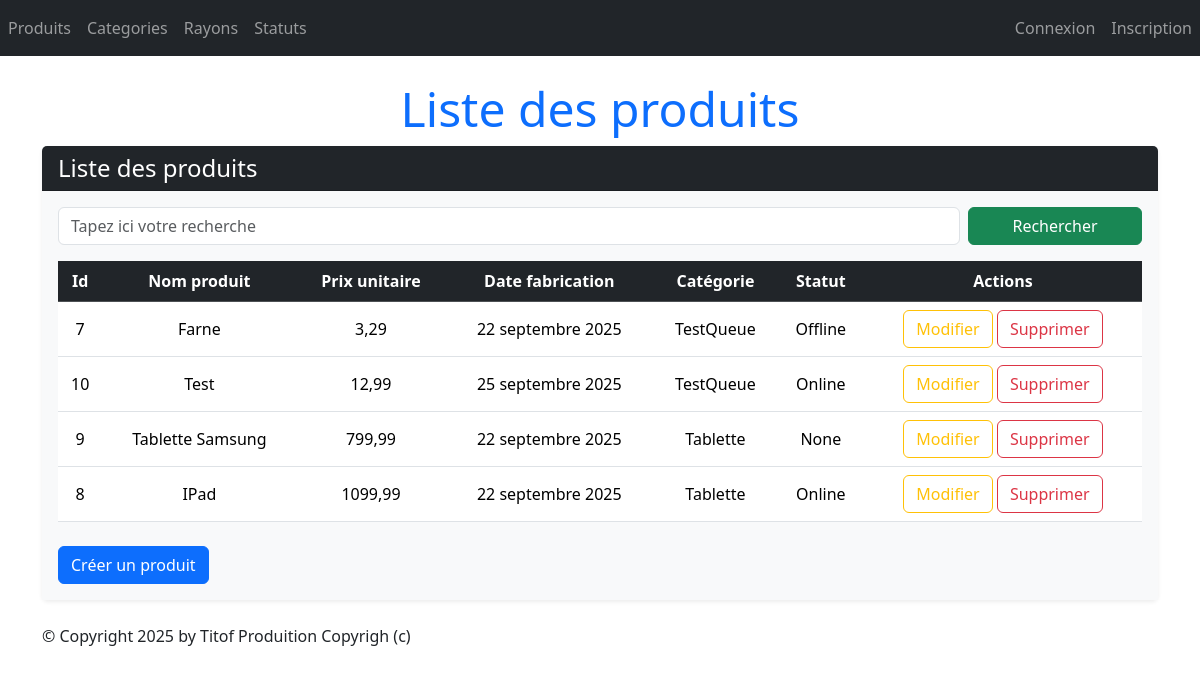
/monApp/produits/, run on an earlier commit of the app's database.
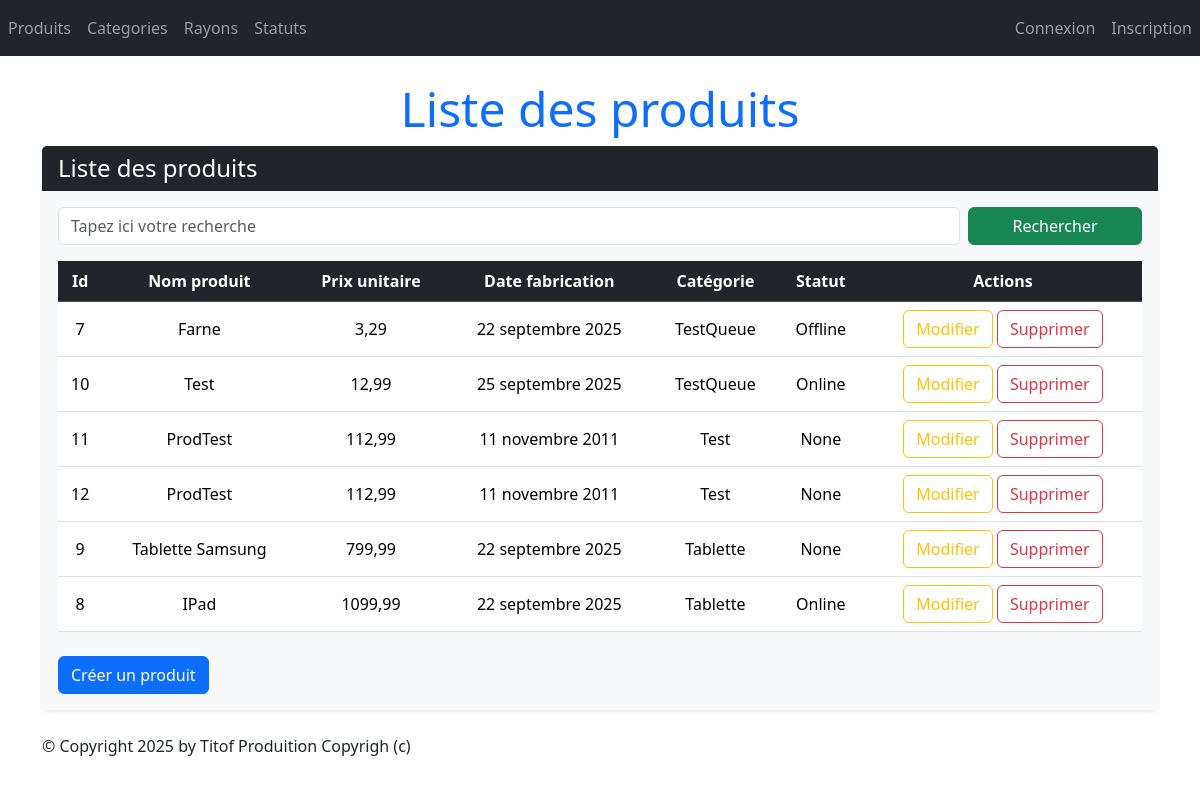
And on a later commit of the database.
### monApp/models.py (models this page shows, shortened)
class Produit(models.Model):
    refProd = models.AutoField(primary_key=True)
    intituleProd = models.CharField(max_length=200)
    prixUnitaireProd = models.DecimalField(max_digits=10, decimal_places=2)
    dateFabProd = models.DateField(default=date.today)
    categorie = models.ForeignKey(Categorie, on_delete=models.CASCADE, related_name="produits_categorie", null=True, blank=True)
    status = models.ForeignKey(Statut, on_delete=models.CASCADE, related_name="produits_status",null=True, blank=True)

class Categorie(models.Model):
    idCat = models.AutoField(primary_key=True)
    nomCat = models.CharField(max_length=100)
    def __str__(self):
        return self.nomCat

class Statut(models.Model):
    idStatus = models.AutoField(primary_key=True)
    libelleStatus = models.CharField(max_length=100)
    def __str__(self):
        return self.libelleStatus

### monApp/views.py (the view)
# urls.py: path("produits/", views.ProduitListView.as_view(), name="lst_prdts"),
class ProduitListView(ListView):
    model = Produit
    template_name = "monApp/Read/list/produits.html"
    context_object_name = "produits"
    def get_queryset(self):
        query = self.request.GET.get('search')
        if query:
            return Produit.objects.filter(intituleProd__icontains=query).select_related('categorie').select_related('status')
        return Produit.objects.select_related('categorie').select_related('status').order_by("prixUnitaireProd")
    def get_context_data(self, **kwargs):
        context = super(ProduitListView, self).get_context_data(**kwargs)
        context['titremenu'] = "Liste des produits"
        return context

### monApp/templates/monApp/Read/list/produits.html
{% extends 'monApp/base.html' %}
{% block menu %}
    <h1 class="display-5 text-center text-primary">{{ titremenu }}</h1>
{% endblock %}
{% block contenu %}
<div class="card shadow-sm border-0 mb-4">
    <div class="card-header bg-dark text-white">
        <h4 class="mb-0">Liste des produits</h4>
    </div>
    <div class="card-body bg-light">
        <form method="GET" action="" class="mb-3 row g-2">
            <div class="col-md-10">
                <input class="form-control" type="text" name="search" placeholder="Tapez ici votre recherche"
                       value="{{ request.GET.search }}">
            </div>
            <div class="col-md-2">
                <button type="submit" class="btn btn-success w-100">Rechercher</button>
            </div>
        </form>
        <div class="table-responsive">
            <table class="table table-hover align-middle">
                <thead class="table-dark text-center">
                    <tr>
                        <th>Id</th>
                        <th>Nom produit</th>
                        <th>Prix unitaire</th>
                        <th>Date fabrication</th>
                        <th>Catégorie</th>
                        <th>Statut</th>
                        <th>Actions</th>
                    </tr>
                </thead>
                <tbody>
                    {% for prdt in produits %}
                    <tr class="text-center">
                        <td onclick="window.location.href='{% url 'dtl_prdt' prdt.refProd %}';" style="cursor:pointer;">{{ prdt.refProd }}</td>
                        <td onclick="window.location.href='{% url 'dtl_prdt' prdt.refProd %}';" style="cursor:pointer;">{{ prdt.intituleProd }}</td>
                        <td onclick="window.location.href='{% url 'dtl_prdt' prdt.refProd %}';" style="cursor:pointer;">{{ prdt.prixUnitaireProd }}</td>
                        <td onclick="window.location.href='{% url 'dtl_prdt' prdt.refProd %}';" style="cursor:pointer;">{{ prdt.dateFabProd }}</td>
                        <td onclick="window.location.href='{% url 'dtl_prdt' prdt.refProd %}';" style="cursor:pointer;">{{ prdt.categorie }}</td>
                        <td onclick="window.location.href='{% url 'dtl_prdt' prdt.refProd %}';" style="cursor:pointer;">{{ prdt.status }}</td>
                        <td>
                            <button onclick="window.location.href='{% url 'prdt_chng' prdt.refProd %}';" class="btn btn-outline-warning">Modifier</button>
                            <button onclick="window.location.href='{% url 'dlt_prdt' prdt.refProd %}';" class="btn btn-outline-danger">Supprimer</button>
                        </td>
                    </tr>
                    {% empty %}
                    <tr>
                        <td colspan="7" class="text-muted text-center">Aucun produit trouvé.</td>
                    </tr>
                    {% endfor %}
                </tbody>
            </table>
        </div>
        <button onclick="window.location.href='{% url 'crt_prdt' %}';" class="btn btn-primary mt-2">Créer un produit</button>
    </div>
</div>
{% endblock %}

What changed in the data, as far as the page shows it:
added Produit: refProd "11", intituleProd "ProdTest", prixUnitaireProd "112,99", dateFabProd "11 novembre 2011", categorie "Test", status "None"
added Produit: refProd "12", intituleProd "ProdTest", prixUnitaireProd "112,99", dateFabProd "11 novembre 2011", categorie "Test", status "None"
